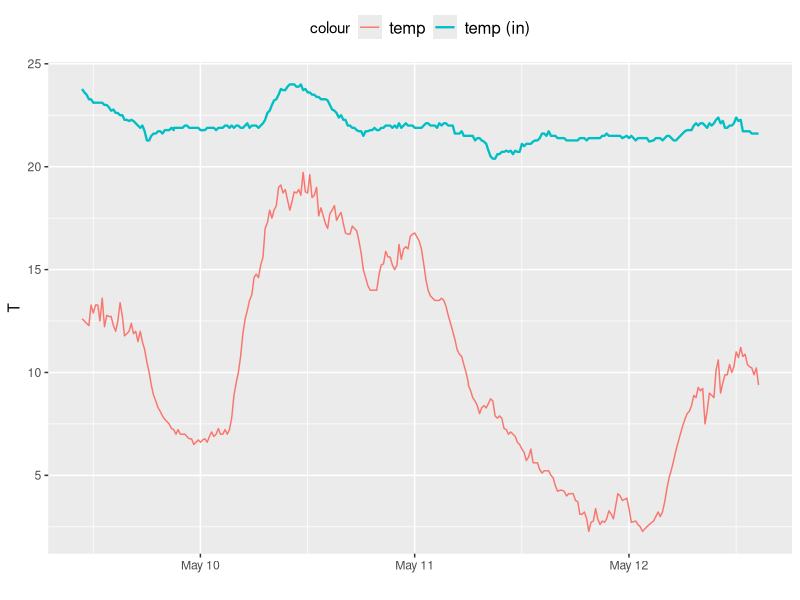
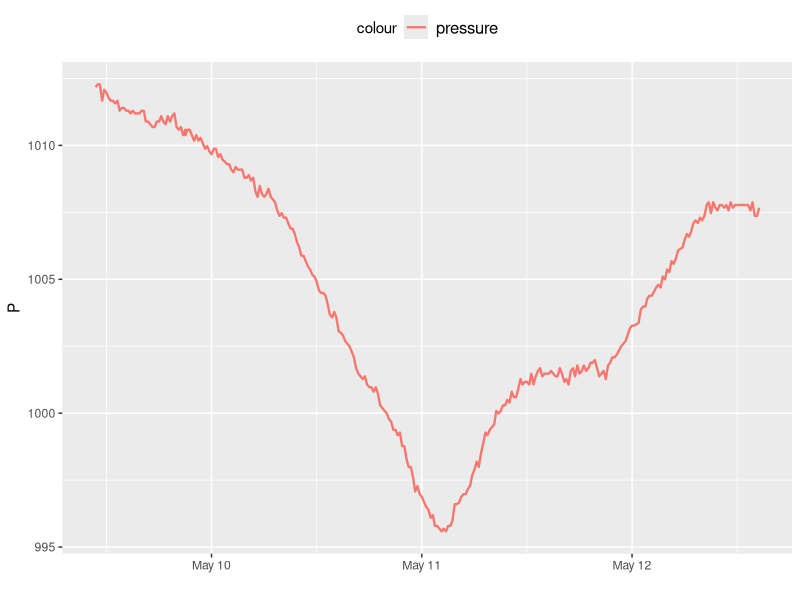
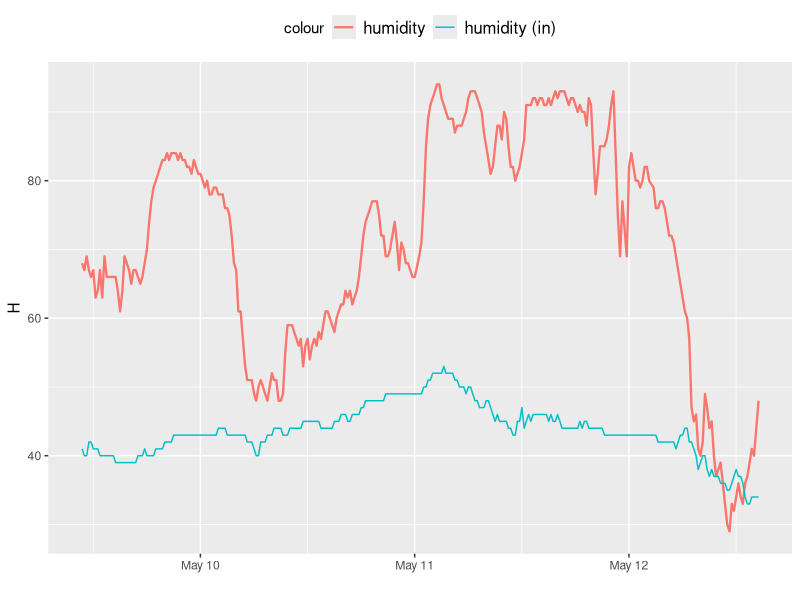
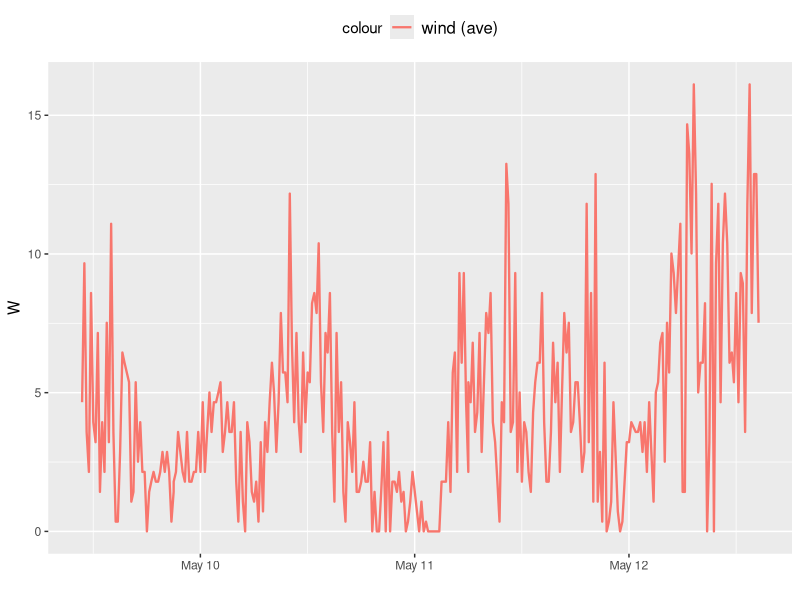
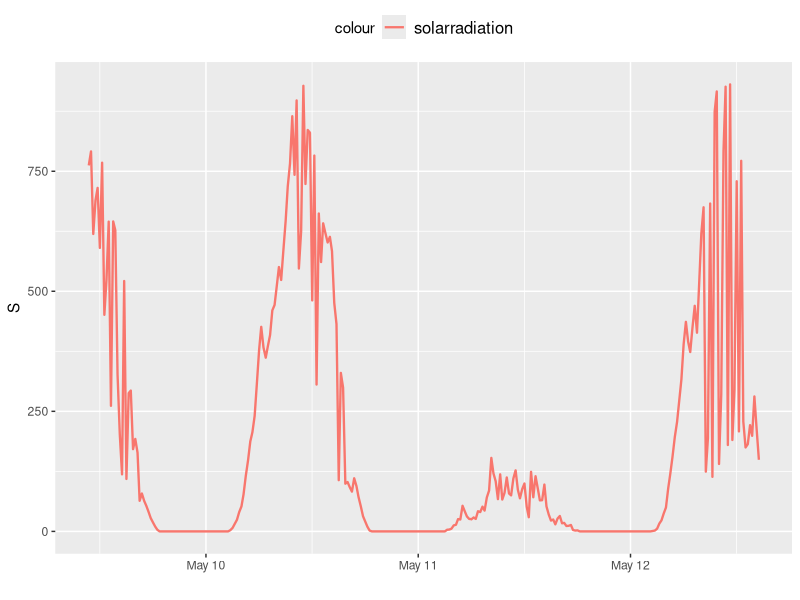
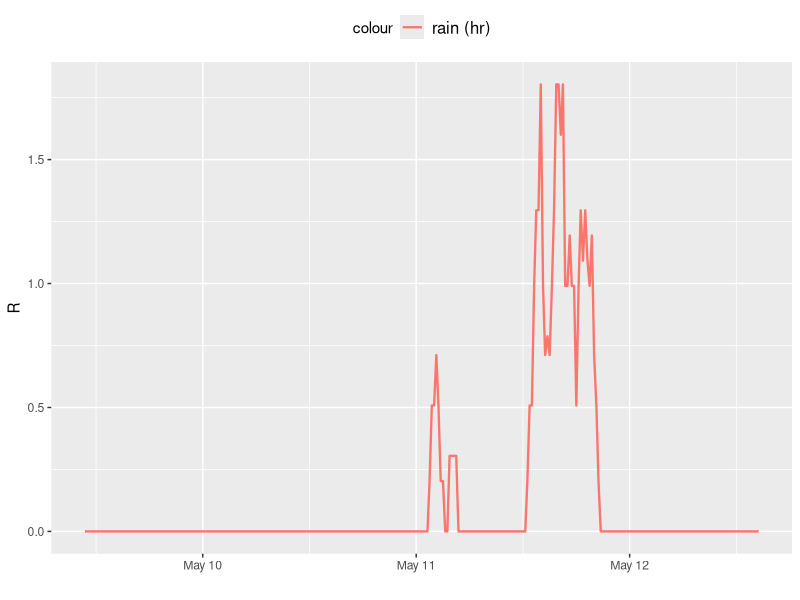
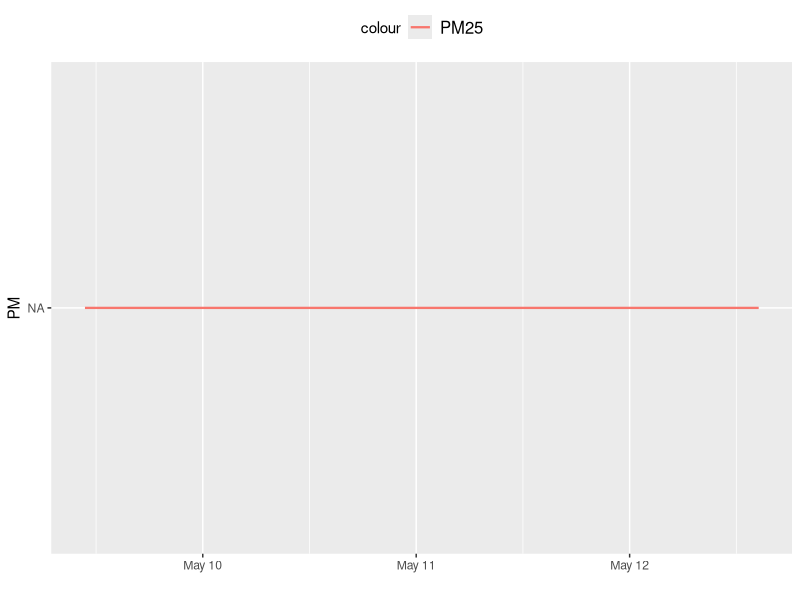
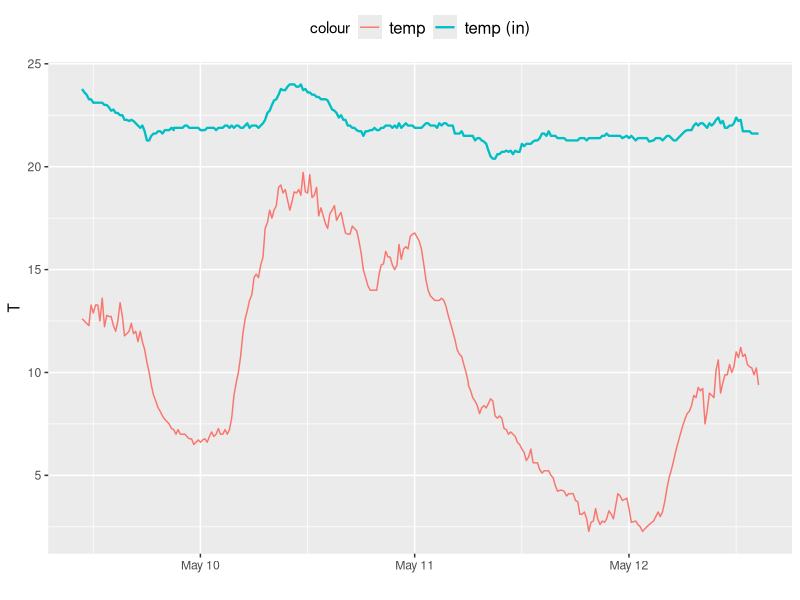

The R script that drew these images, in order:
library(reshape)
require(ggplot2)

d <- read.csv("DP1500_00.csv", sep = ';',  header=T, na.string="NA");

## convert temp
d$tempf <- ((d$tempf - 32) * 5/9)
d$tempinf <- ((d$tempinf - 32) * 5/9)
## convert inches to hPa/mm
d$baromrelin <- d$baromrelin * 33.86
d$hourlyrainin <- d$hourlyrainin * 25.4
## convert miles/ph to kmh/ph
d$windspeedmph <- d$windspeedmph * 1.6

## 2020-02-06+16:30:11
p1 <- ggplot(d, aes(x = as.POSIXct(dateutc, format="%Y-%m-%d+%H:%M:%S"))) +
  geom_line(aes(y = tempf, colour = 'temp', group = 1), size=.5) +
  geom_line(aes(y = tempinf, colour = 'temp (in)', group = 1), size=0.8) +
  ylab(label="T") +
  xlab(label="") +
  theme(legend.position="top") +
  theme(legend.text=element_text(size=12));
p1
ggsave(file="temp.png")

p2 <- ggplot(d, aes(x = as.POSIXct(dateutc, format="%Y-%m-%d+%H:%M:%S"))) +
  geom_line(aes(y = baromrelin, colour = 'pressure', group = 1), size=0.8) +
  ylab(label="P") +
  xlab(label="") +
  theme(legend.position="top") +
  theme(legend.text=element_text(size=12));
p2
ggsave(file="pressure.png", width=10)

p3 <- ggplot(d, aes(x = as.POSIXct(dateutc, format="%Y-%m-%d+%H:%M:%S"))) +
  geom_line(aes(y = humidity, colour = 'humidity', group = 1), size=0.8) +
  geom_line(aes(y = humidityin, colour = 'humidity (in)', group = 1), size=.5) +
  ylab(label="H") +
  xlab(label="") +
  theme(legend.position="top") +
  theme(legend.text=element_text(size=12));
p3
ggsave(file="humidity.png", width=10)

p4 <- ggplot(d, aes(x = as.POSIXct(dateutc, format="%Y-%m-%d+%H:%M:%S"))) +
  geom_line(aes(y = windspeedmph, colour = 'wind (ave)', group = 1), size=0.8) +
  ylab(label="W") +
  xlab(label="") +
  ##scale_y_continuous( sec.axis = sec_axis(name="Prędkość [kmh]",  ~./ coeff)) +
  ##labs(colour = paste( what )) +
  theme(legend.position="top") +
  theme(legend.text=element_text(size=12));
p4
ggsave(file="wind.png", width=10)

p5 <- ggplot(d, aes(x = as.POSIXct(dateutc, format="%Y-%m-%d+%H:%M:%S"))) +
  geom_line(aes(y = solarradiation, colour = 'solarradiation', group = 1), size=0.8) +
  ylab(label="S") +
  xlab(label="") +
  theme(legend.position="top") +
  theme(legend.text=element_text(size=12));
p5
ggsave(file="solarrad.png", width=10)

p6 <- ggplot(d, aes(x = as.POSIXct(dateutc, format="%Y-%m-%d+%H:%M:%S"))) +
  geom_line(aes(y = hourlyrainin, colour = 'rain (hr)', group = 1), size=0.8) +
  ylab(label="R") +
  xlab(label="") +
  theme(legend.position="top") +
  theme(legend.text=element_text(size=12));
p6
ggsave(file="rain.png", width=10)

p7 <- ggplot(d, aes(x = as.POSIXct(dateutc, format="%Y-%m-%d+%H:%M:%S"))) +
  geom_line(aes(y = pm25_ch1, colour = 'PM25', group = 1), size=0.8) +
  ylab(label="PM") +
  xlab(label="") +
  theme(legend.position="top") +
  theme(legend.text=element_text(size=12));
p7
ggsave(file="pm25.png", width=10)
##
#
